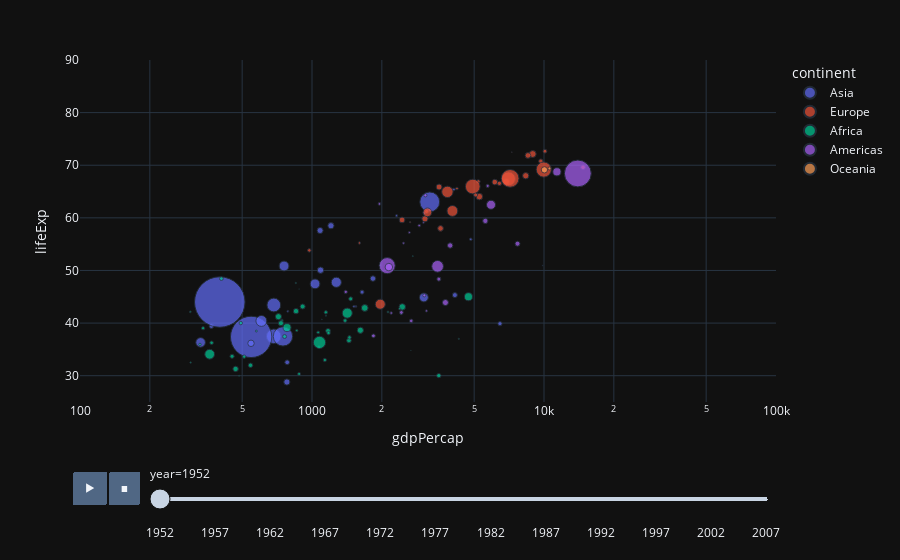

The notebook cell this image was saved under:
### Markdown cell above
___
## 7.)

### Code cell
import plotly.express as px
df = px.data.gapminder()
px.scatter(df, x="gdpPercap", y="lifeExp", animation_frame="year", animation_group="country",
           size="pop", color="continent", hover_name="country", template="plotly_dark",
           log_x=True, size_max=55, range_x=[100,100000], range_y=[25,90])

### Figure 1 — Plotly figure (JSON) as saved in the notebook; plotly's stock layout.template omitted (floating-point values rounded to 4 significant figures)
{"data": [{"hovertemplate": "<b>%{hovertext}</b><br><br>continent=Asia<br>year=1952<br>gdpPercap=%{x}<br>lifeExp=%{y}<br>pop=%{marker.size}<extra></extra>", "hovertext": ["Afghanistan", "Bahrain", "Bangladesh", "Cambodia", "China", "Hong Kong, China", "India", "Indonesia", "Iran", "Iraq", "Israel", "Japan", "Jordan", "Korea, Dem. Rep.", "Korea, Rep.", "Kuwait", "Lebanon", "Malaysia", "Mongolia", "Myanmar", "Nepal", "Oman", "Pakistan", "Philippines", "Saudi Arabia", "Singapore", "Sri Lanka", "Syria", "Taiwan", "Thailand", "Vietnam", "West Bank and Gaza", "Yemen, Rep."], "ids": ["Afghanistan", "Bahrain", "Bangladesh", "Cambodia", "China", "Hong Kong, China", "India", "Indonesia", "Iran", "Iraq", "Israel", "Japan", "Jordan", "Korea, Dem. Rep.", "Korea, Rep.", "Kuwait", "Lebanon", "Malaysia", "Mongolia", "Myanmar", "Nepal", "Oman", "Pakistan", "Philippines", "Saudi Arabia", "Singapore", "Sri Lanka", "Syria", "Taiwan", "Thailand", "Vietnam", "West Bank and Gaza", "Yemen, Rep."], "legendgroup": "Asia", "marker": {"color": "#636efa", "size": [8425333, 120447, 46886859, 4693836, 556263527, 2125900, 372000000, 82052000, 17272000, 5441766, 1620914, 86459025, 607914, 8865488, 20947571, 160000, 1439529, 6748378, 800663, 20092996, 9182536, 507833, 41346560, 22438691, 4005677, 1127000, 7982342, 3661549, 8550362, 21289402, 26246839, 1030585, 4963829], "sizemode": "area", "sizeref": 435900.0, "symbol": "circle"}, "mode": "markers", "name": "Asia", "orientation": "v", "showlegend": true, "type": "scatter", "x": [779.4, 9867.0, 684.2, 368.5, 400.4, 3054.0, 546.6, 749.7, 3035.0, 4130.0, 4087.0, 3217.0, 1547.0, 1088.0, 1031.0, 108400.0, 4835.0, 1831.0, 786.6, 331, 545.9, 1828.0, 684.6, 1273.0, 6460.0, 2315.0, 1084.0, 1643.0, 1207.0, 757.8, 605.1, 1516.0, 781.7], "xaxis": "x", "y": [28.8, 50.94, 37.48, 39.42, 44, 60.96, 37.37, 37.47, 44.87, 45.32, 65.39, 63.03, 43.16, 50.06, 47.45, 55.56, 55.93, 48.46, 42.24, 36.32, 36.16, 37.58, 43.44, 47.75, 39.88, 60.4, 57.59, 45.88, 58.5, 50.85, 40.41, 43.16, 32.55], "yaxis": "y"}, {"hovertemplate": "<b>%{hovertext}</b><br><br>continent=Europe<br>year=1952<br>gdpPercap=%{x}<br>lifeExp=%{y}<br>pop=%{marker.size}<extra></extra>", "hovertext": ["Albania", "Austria", "Belgium", "Bosnia and Herzegovina", "Bulgaria", "Croatia", "Czech Republic", "Denmark", "Finland", "France", "Germany", "Greece", "Hungary", "Iceland", "Ireland", "Italy", "Montenegro", "Netherlands", "Norway", "Poland", "Portugal", "Romania", "Serbia", "Slovak Republic", "Slovenia", "Spain", "Sweden", "Switzerland", "Turkey", "United Kingdom"], "ids": ["Albania", "Austria", "Belgium", "Bosnia and Herzegovina", "Bulgaria", "Croatia", "Czech Republic", "Denmark", "Finland", "France", "Germany", "Greece", "Hungary", "Iceland", "Ireland", "Italy", "Montenegro", "Netherlands", "Norway", "Poland", "Portugal", "Romania", "Serbia", "Slovak Republic", "Slovenia", "Spain", "Sweden", "Switzerland", "Turkey", "United Kingdom"], "legendgroup": "Europe", "marker": {"color": "#EF553B", "size": [1282697, 6927772, 8730405, 2791000, 7274900, 3882229, 9125183, 4334000, 4090500, 42459667, 69145952, 7733250, 9504000, 147962, 2952156, 47666000, 413834, 10381988, 3327728, 25730551, 8526050, 16630000, 6860147, 3558137, 1489518, 28549870, 7124673, 4815000, 22235677, 50430000], "sizemode": "area", "sizeref": 435900.0, "symbol": "circle"}, "mode": "markers", "name": "Europe", "orientation": "v", "showlegend": true, "type": "scatter", "x": [1601.0, 6137.0, 8343.0, 973.5, 2444.0, 3119.0, 6876.0, 9692.0, 6425.0, 7030.0, 7144.0, 3531.0, 5264.0, 7268.0, 5210.0, 4931.0, 2648.0, 8942.0, 10100.0, 4029.0, 3068.0, 3145.0, 3581.0, 5075.0, 4215.0, 3834.0, 8528.0, 14730.0, 1969.0, 9980.0], "xaxis": "x", "y": [55.23, 66.8, 68, 53.82, 59.6, 61.21, 66.87, 70.78, 66.55, 67.41, 67.5, 65.86, 64.03, 72.49, 66.91, 65.94, 59.16, 72.13, 72.67, 61.31, 59.82, 61.05, 58.0, 64.36, 65.57, 64.94, 71.86, 69.62, 43.59, 69.18], "yaxis": "y"}, {"hovertemplate": "<b>%{hovertext}</b><br><br>continent=Africa<br>year=1952<br>gdpPercap=%{x}<br>lifeExp=%{y}<br>pop=%{marker.size}<extra></extra>", "hovertext": ["Algeria", "Angola", "Benin", "Botswana", "Burkina Faso", "Burundi", "Cameroon", "Central African Republic", "Chad", "Comoros", "Congo, Dem. Rep.", "Congo, Rep.", "Cote d'Ivoire", "Djibouti", "Egypt", "Equatorial Guinea", "Eritrea", "Ethiopia", "Gabon", "Gambia", "Ghana", "Guinea", "Guinea-Bissau", "Kenya", "Lesotho", "Liberia", "Libya", "Madagascar", "Malawi", "Mali", "Mauritania", "Mauritius", "Morocco", "Mozambique", "Namibia", "Niger", "Nigeria", "Reunion", "Rwanda", "Sao Tome and Principe", "Senegal", "Sierra Leone", "Somalia", "South Africa", "Sudan", "Swaziland", "Tanzania", "Togo", "Tunisia", "Uganda", "Zambia", "Zimbabwe"], "ids": ["Algeria", "Angola", "Benin", "Botswana", "Burkina Faso", "Burundi", "Cameroon", "Central African Republic", "Chad", "Comoros", "Congo, Dem. Rep.", "Congo, Rep.", "Cote d'Ivoire", "Djibouti", "Egypt", "Equatorial Guinea", "Eritrea", "Ethiopia", "Gabon", "Gambia", "Ghana", "Guinea", "Guinea-Bissau", "Kenya", "Lesotho", "Liberia", "Libya", "Madagascar", "Malawi", "Mali", "Mauritania", "Mauritius", "Morocco", "Mozambique", "Namibia", "Niger", "Nigeria", "Reunion", "Rwanda", "Sao Tome and Principe", "Senegal", "Sierra Leone", "Somalia", "South Africa", "Sudan", "Swaziland", "Tanzania", "Togo", "Tunisia", "Uganda", "Zambia", "Zimbabwe"], "legendgroup": "Africa", "marker": {"color": "#00cc96", "size": [9279525, 4232095, 1738315, 442308, 4469979, 2445618, 5009067, 1291695, 2682462, 153936, 14100005, 854885, 2977019, 63149, 22223309, 216964, 1438760, 20860941, 420702, 284320, 5581001, 2664249, 580653, 6464046, 748747, 863308, 1019729, 4762912, 2917802, 3838168, 1022556, 516556, 9939217, 6446316, 485831, 3379468, 33119096, 257700, 2534927, 60011, 2755589, 2143249, 2526994, 14264935, 8504667, 290243, 8322925, 1219113, 3647735, 5824797, 2672000, 3080907], "sizemode": "area", "sizeref": 435900.0, "symbol": "circle"}, "mode": "markers", "name": "Africa", "orientation": "v", "showlegend": true, "type": "scatter", "x": [2449.0, 3521.0, 1063.0, 851.2, 543.3, 339.3, 1173.0, 1071.0, 1179.0, 1103.0, 780.5, 2126.0, 1389.0, 2670.0, 1419.0, 375.6, 328.9, 362.1, 4293.0, 485.2, 911.3, 510.2, 299.9, 853.5, 298.8, 575.6, 2388.0, 1443.0, 369.2, 452.3, 743.1, 1968.0, 1688.0, 468.5, 2424.0, 761.9, 1077.0, 2719.0, 493.3, 879.6, 1450.0, 879.8, 1136.0, 4725.0, 1616.0, 1148.0, 716.7, 859.8, 1468.0, 734.8, 1147.0, 406.9], "xaxis": "x", "y": [43.08, 30.02, 38.22, 47.62, 31.98, 39.03, 38.52, 35.46, 38.09, 40.72, 39.14, 42.11, 40.48, 34.81, 41.89, 34.48, 35.93, 34.08, 37.0, 30, 43.15, 33.61, 32.5, 42.27, 42.14, 38.48, 42.72, 36.68, 36.26, 33.69, 40.54, 50.99, 42.87, 31.29, 41.73, 37.44, 36.32, 52.72, 40, 46.47, 37.28, 30.33, 32.98, 45.01, 38.63, 41.41, 41.22, 38.6, 44.6, 39.98, 42.04, 48.45], "yaxis": "y"}, {"hovertemplate": "<b>%{hovertext}</b><br><br>continent=Americas<br>year=1952<br>gdpPercap=%{x}<br>lifeExp=%{y}<br>pop=%{marker.size}<extra></extra>", "hovertext": ["Argentina", "Bolivia", "Brazil", "Canada", "Chile", "Colombia", "Costa Rica", "Cuba", "Dominican Republic", "Ecuador", "El Salvador", "Guatemala", "Haiti", "Honduras", "Jamaica", "Mexico", "Nicaragua", "Panama", "Paraguay", "Peru", "Puerto Rico", "Trinidad and Tobago", "United States", "Uruguay", "Venezuela"], "ids": ["Argentina", "Bolivia", "Brazil", "Canada", "Chile", "Colombia", "Costa Rica", "Cuba", "Dominican Republic", "Ecuador", "El Salvador", "Guatemala", "Haiti", "Honduras", "Jamaica", "Mexico", "Nicaragua", "Panama", "Paraguay", "Peru", "Puerto Rico", "Trinidad and Tobago", "United States", "Uruguay", "Venezuela"], "legendgroup": "Americas", "marker": {"color": "#ab63fa", "size": [17876956, 2883315, 56602560, 14785584, 6377619, 12350771, 926317, 6007797, 2491346, 3548753, 2042865, 3146381, 3201488, 1517453, 1426095, 30144317, 1165790, 940080, 1555876, 8025700, 2227000, 662850, 157553000, 2252965, 5439568], "sizemode": "area", "sizeref": 435900.0, "symbol": "circle"}, "mode": "markers", "name": "Americas", "orientation": "v", "showlegend": true, "type": "scatter", "x": [5911.0, 2677.0, 2109.0, 11370.0, 3940.0, 2144.0, 2627.0, 5587.0, 1398.0, 3522.0, 3048.0, 2428.0, 1840.0, 2195.0, 2899.0, 3478.0, 3112.0, 2480.0, 1952.0, 3759.0, 3082.0, 3023.0, 13990.0, 5717.0, 7690.0], "xaxis": "x", "y": [62.48, 40.41, 50.92, 68.75, 54.74, 50.64, 57.21, 59.42, 45.93, 48.36, 45.26, 42.02, 37.58, 41.91, 58.53, 50.79, 42.31, 55.19, 62.65, 43.9, 64.28, 59.1, 68.44, 66.07, 55.09], "yaxis": "y"}, {"hovertemplate": "<b>%{hovertext}</b><br><br>continent=Oceania<br>year=1952<br>gdpPercap=%{x}<br>lifeExp=%{y}<br>pop=%{marker.size}<extra></extra>", "hovertext": ["Australia", "New Zealand"], "ids": ["Australia", "New Zealand"], "legendgroup": "Oceania", "marker": {"color": "#FFA15A", "size": [8691212, 1994794], "sizemode": "area", "sizeref": 435900.0, "symbol": "circle"}, "mode": "markers", "name": "Oceania", "orientation": "v", "showlegend": true, "type": "scatter", "x": [10040.0, 10560.0], "xaxis": "x", "y": [69.12, 69.39], "yaxis": "y"}], "layout": {"legend": {"itemsizing": "constant", "title": {"text": "continent"}, "tracegroupgap": 0}, "margin": {"t": 60}, "sliders": [{"active": 0, "currentvalue": {"prefix": "year="}, "len": 0.9, "pad": {"b": 10, "t": 60}, "steps": [{"args": [["1952"], {"frame": {"duration": 0, "redraw": false}, "fromcurrent": true, "mode": "immediate", "transition": {"duration": 0, "easing": "linear"}}], "label": "1952", "method": "animate"}, {"args": [["1957"], {"frame": {"duration": 0, "redraw": false}, "fromcurrent": true, "mode": "immediate", "transition": {"duration": 0, "easing": "linear"}}], "label": "1957", "method": "animate"}, {"args": [["1962"], {"frame": {"duration": 0, "redraw": false}, "fromcurrent": true, "mode": "immediate", "transition": {"duration": 0, "easing": "linear"}}], "label": "1962", "method": "animate"}, {"args": [["1967"], {"frame": {"duration": 0, "redraw": false}, "fromcurrent": true, "mode": "immediate", "transition": {"duration": 0, "easing": "linear"}}], "label": "1967", "method": "animate"}, {"args": [["1972"], {"frame": {"duration": 0, "redraw": false}, "fromcurrent": true, "mode": "immediate", "transition": {"duration": 0, "easing": "linear"}}], "label": "1972", "method": "animate"}, {"args": [["1977"], {"frame": {"duration": 0, "redraw": false}, "fromcurrent": true, "mode": "immediate", "transition": {"duration": 0, "easing": "linear"}}], "label": "1977", "method": "animate"}, {"args": [["1982"], {"frame": {"duration": 0, "redraw": false}, "fromcurrent": true, "mode": "immediate", "transition": {"duration": 0, "easing": "linear"}}], "label": "1982", "method": "animate"}, {"args": [["1987"], {"frame": {"duration": 0, "redraw": false}, "fromcurrent": true, "mode": "immediate", "transition": {"duration": 0, "easing": "linear"}}], "label": "1987", "method": "animate"}, {"args": [["1992"], {"frame": {"duration": 0, "redraw": false}, "fromcurrent": true, "mode": "immediate", "transition": {"duration": 0, "easing": "linear"}}], "label": "1992", "method": "animate"}, {"args": [["1997"], {"frame": {"duration": 0, "redraw": false}, "fromcurrent": true, "mode": "immediate", "transition": {"duration": 0, "easing": "linear"}}], "label": "1997", "method": "animate"}, {"args": [["2002"], {"frame": {"duration": 0, "redraw": false}, "fromcurrent": true, "mode": "immediate", "transition": {"duration": 0, "easing": "linear"}}], "label": "2002", "method": "animate"}, {"args": [["2007"], {"frame": {"duration": 0, "redraw": false}, "fromcurrent": true, "mode": "immediate", "transition": {"duration": 0, "easing": "linear"}}], "label": "2007", "method": "animate"}], "x": 0.1, "xanchor": "left", "y": 0, "yanchor": "top"}], "updatemenus": [{"buttons": [{"args": [null, {"frame": {"duration": 500, "redraw": false}, "fromcurrent": true, "mode": "immediate", "transition": {"duration": 500, "easing": "linear"}}], "label": "&#9654;", "method": "animate"}, {"args": [[null], {"frame": {"duration": 0, "redraw": false}, "fromcurrent": true, "mode": "immediate", "transition": {"duration": 0, "easing": "linear"}}], "label": "&#9724;", "method": "animate"}], "direction": "left", "pad": {"r": 10, "t": 70}, "showactive": false, "type": "buttons", "x": 0.1, "xanchor": "right", "y": 0, "yanchor": "top"}], "xaxis": {"anchor": "y", "domain": [0, 1], "range": [2, 5], "title": {"text": "gdpPercap"}, "type": "log"}, "yaxis": {"anchor": "x", "domain": [0, 1], "range": [25, 90], "title": {"text": "lifeExp"}}}}
